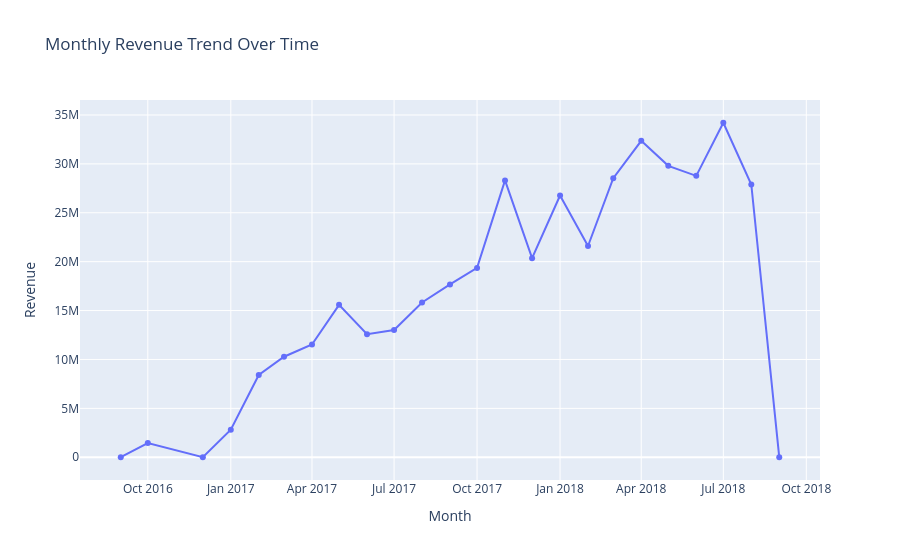

This figure's notebook cell:
### Code cell
# Plot the revenue trend as a time series
import plotly.express as px
fig = px.line(df_revenue, x='month_start', y='monthly_revenue', markers=True,
              title='Monthly Revenue Trend Over Time')
fig.update_layout(xaxis_title='Month', yaxis_title='Revenue')
fig.show()

### Figure 1 — Plotly figure (JSON) as saved in the notebook; plotly's stock layout.template omitted (floating-point values rounded to 4 significant figures)
{"data": [{"hovertemplate": "month_start=%{x}<br>monthly_revenue=%{y}<extra></extra>", "legendgroup": "", "line": {"color": "#636efa", "dash": "solid"}, "marker": {"symbol": "circle"}, "mode": "lines+markers", "name": "", "orientation": "v", "showlegend": false, "type": "scatter", "x": ["2016-09-01", "2016-10-01", "2016-12-01", "2017-01-01", "2017-02-01", "2017-03-01", "2017-04-01", "2017-05-01", "2017-06-01", "2017-07-01", "2017-08-01", "2017-09-01", "2017-10-01", "2017-11-01", "2017-12-01", "2018-01-01", "2018-02-01", "2018-03-01", "2018-04-01", "2018-05-01", "2018-06-01", "2018-07-01", "2018-08-01", "2018-09-01"], "xaxis": "x", "y": [3616.0, 1458000.0, 95.05, 2811000.0, 8417000.0, 10280000.0, 11530000.0, 15580000.0, 12590000.0, 13000000.0, 15830000.0, 17670000.0, 19360000.0, 28310000.0, 20350000.0, 26770000.0, 21600000.0, 28530000.0, 32360000.0, 29800000.0, 28780000.0, 34210000.0, 27890000.0, 3112.0], "yaxis": "y"}], "layout": {"legend": {"tracegroupgap": 0}, "title": {"text": "Monthly Revenue Trend Over Time"}, "xaxis": {"anchor": "y", "domain": [0, 1], "title": {"text": "Month"}}, "yaxis": {"anchor": "x", "domain": [0, 1], "title": {"text": "Revenue"}}}}
